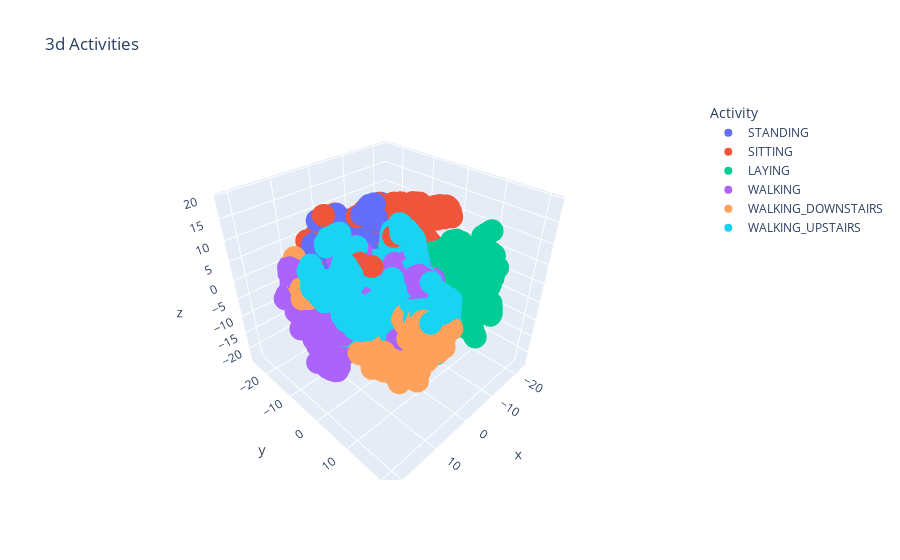

Write notebook code for a chart like this one.
### Markdown cell above
Мы не отстаем от трендов и тоже можем в 3D. Сейчас и вы научитесь (если еще не умеете). Нарисуйте scatter_3d-график через `plotly.express` для `df_3_comp` с выделением цветами активностей. Повращайте его. Нормально получилось? Есть ли какая-то структура у точек?

### Code cell
# (✧≖‿ゝ≖) your code here
px.scatter_3d(df_3_comp, x='x', y='y', z='z', color='Activity', title='3d Activities')

### Figure 1 — Plotly figure (JSON) as saved in the notebook; plotly's stock layout.template omitted (floating-point values rounded to 4 significant figures; data arrays with more than 128 entries replaced by an {"elided": "..."} marker saying what was removed)
{"data": [{"hovertemplate": "Activity=STANDING<br>x=%{x}<br>y=%{y}<br>z=%{z}<extra></extra>", "legendgroup": "STANDING", "marker": {"color": "#636efa", "symbol": "circle"}, "mode": "markers", "name": "STANDING", "scene": "scene", "showlegend": true, "type": "scatter3d", "x": {"elided": "1374 float values"}, "y": {"elided": "1374 float values"}, "z": {"elided": "1374 float values"}}, {"hovertemplate": "Activity=SITTING<br>x=%{x}<br>y=%{y}<br>z=%{z}<extra></extra>", "legendgroup": "SITTING", "marker": {"color": "#EF553B", "symbol": "circle"}, "mode": "markers", "name": "SITTING", "scene": "scene", "showlegend": true, "type": "scatter3d", "x": {"elided": "1286 float values"}, "y": {"elided": "1286 float values"}, "z": {"elided": "1286 float values"}}, {"hovertemplate": "Activity=LAYING<br>x=%{x}<br>y=%{y}<br>z=%{z}<extra></extra>", "legendgroup": "LAYING", "marker": {"color": "#00cc96", "symbol": "circle"}, "mode": "markers", "name": "LAYING", "scene": "scene", "showlegend": true, "type": "scatter3d", "x": {"elided": "1407 float values"}, "y": {"elided": "1407 float values"}, "z": {"elided": "1407 float values"}}, {"hovertemplate": "Activity=WALKING<br>x=%{x}<br>y=%{y}<br>z=%{z}<extra></extra>", "legendgroup": "WALKING", "marker": {"color": "#ab63fa", "symbol": "circle"}, "mode": "markers", "name": "WALKING", "scene": "scene", "showlegend": true, "type": "scatter3d", "x": {"elided": "1226 float values"}, "y": {"elided": "1226 float values"}, "z": {"elided": "1226 float values"}}, {"hovertemplate": "Activity=WALKING_DOWNSTAIRS<br>x=%{x}<br>y=%{y}<br>z=%{z}<extra></extra>", "legendgroup": "WALKING_DOWNSTAIRS", "marker": {"color": "#FFA15A", "symbol": "circle"}, "mode": "markers", "name": "WALKING_DOWNSTAIRS", "scene": "scene", "showlegend": true, "type": "scatter3d", "x": {"elided": "986 float values"}, "y": {"elided": "986 float values"}, "z": {"elided": "986 float values"}}, {"hovertemplate": "Activity=WALKING_UPSTAIRS<br>x=%{x}<br>y=%{y}<br>z=%{z}<extra></extra>", "legendgroup": "WALKING_UPSTAIRS", "marker": {"color": "#19d3f3", "symbol": "circle"}, "mode": "markers", "name": "WALKING_UPSTAIRS", "scene": "scene", "showlegend": true, "type": "scatter3d", "x": {"elided": "1073 float values"}, "y": {"elided": "1073 float values"}, "z": {"elided": "1073 float values"}}], "layout": {"legend": {"title": {"text": "Activity"}, "tracegroupgap": 0}, "scene": {"domain": {"x": [0, 1], "y": [0, 1]}, "xaxis": {"title": {"text": "x"}}, "yaxis": {"title": {"text": "y"}}, "zaxis": {"title": {"text": "z"}}}, "title": {"text": "3d Activities"}}}
